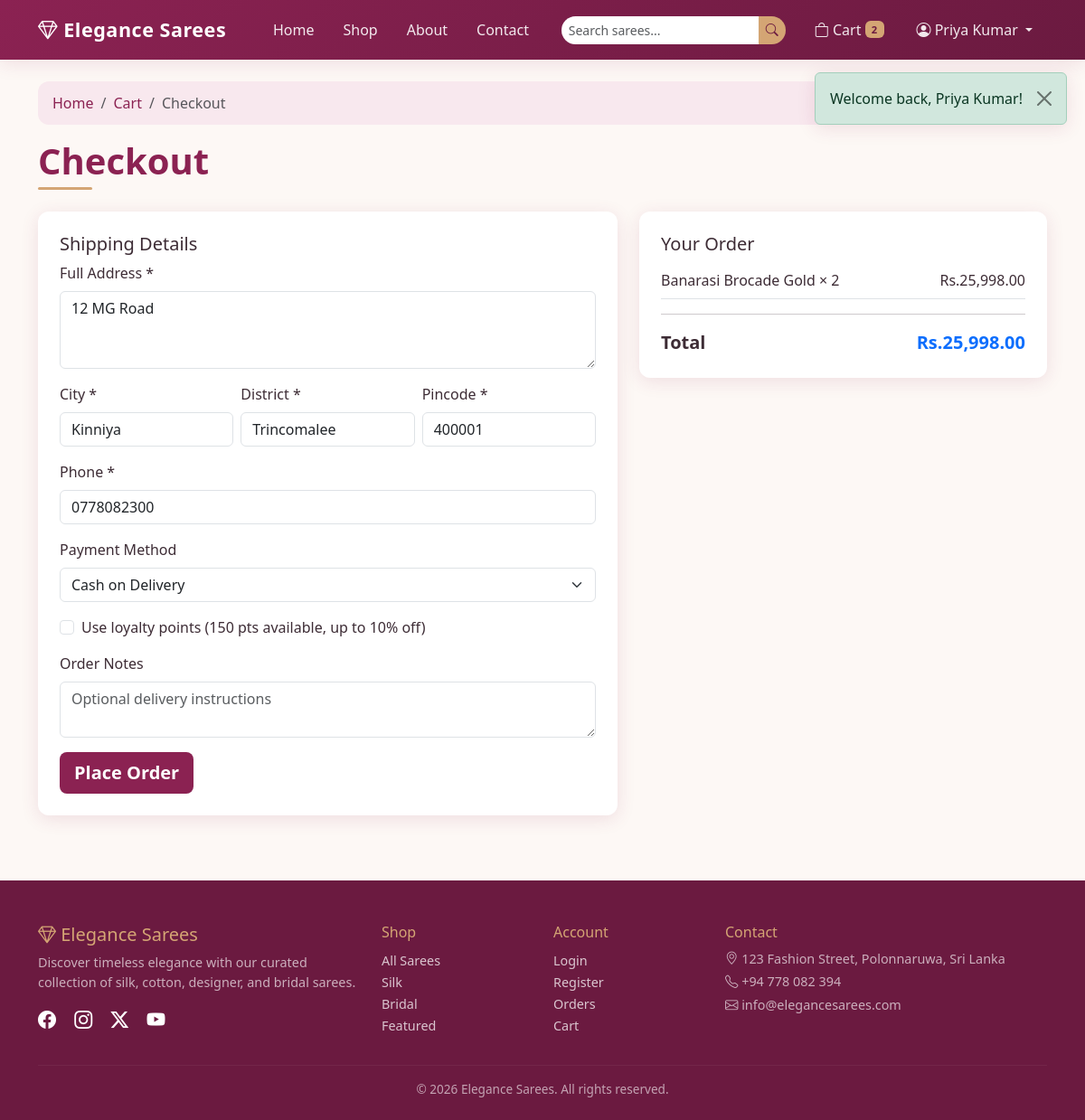
The page /checkout.php (signed in) on the database its author committed.
### tables this page shows
CREATE TABLE `users` (
  `id` int NOT NULL,
  `full_name` varchar(150) NOT NULL,
  `email` varchar(150) NOT NULL,
  `phone` varchar(20) NOT NULL,
  `password` varchar(255) NOT NULL,
  `address` text,
  `city` varchar(100) DEFAULT NULL,
  `district` varchar(100) DEFAULT NULL,
  `pincode` varchar(10) DEFAULT NULL,
  `loyalty_points` int DEFAULT '0',
  `status` enum('active','blocked') DEFAULT 'active',
  `created_at` timestamp NULL DEFAULT CURRENT_TIMESTAMP
);

CREATE TABLE `cart` (
  `id` int NOT NULL,
  `user_id` int NOT NULL,
  `product_id` int NOT NULL,
  `quantity` int NOT NULL DEFAULT '1',
  `created_at` timestamp NULL DEFAULT CURRENT_TIMESTAMP
);

CREATE TABLE `products` (
  `id` int NOT NULL,
  `category_id` int NOT NULL,
  `name` varchar(200) NOT NULL,
  `slug` varchar(220) NOT NULL,
  `description` text,
  `saree_type` enum('Silk','Cotton','Designer','Bridal','Banarasi','Chiffon','Georgette') NOT NULL,
  `price` decimal(10,2) NOT NULL,
  `discount_price` decimal(10,2) DEFAULT NULL,
  `stock` int DEFAULT '0',
  `image` varchar(255) DEFAULT NULL,
  `is_featured` tinyint(1) DEFAULT '0',
  `is_new_arrival` tinyint(1) DEFAULT '0',
  `status` enum('active','inactive') DEFAULT 'active',
  `created_at` timestamp NULL DEFAULT CURRENT_TIMESTAMP
);

### includes/functions.php (called while the page is built, shortened)
<?php
function e(string $value): string
{
    return htmlspecialchars($value, ENT_QUOTES, 'UTF-8');
}
function is_logged_in(): bool
{
    return !empty($_SESSION['user_id']);
}
function format_price(float $amount): string
{
    return 'Rs.' . number_format($amount, 2);
}
function get_user_loyalty_total(PDO $pdo, int $userId): int
{
    $stmt = $pdo->prepare('SELECT loyalty_points FROM users WHERE id = ?');
    $stmt->execute([$userId]);
    return (int) ($stmt->fetch()['loyalty_points'] ?? 0);
}
function get_cart_items(PDO $pdo): array
{
    if (is_logged_in()) {
        $stmt = $pdo->prepare('
            SELECT c.id AS cart_id, c.quantity, p.id AS product_id, p.name, p.image, p.price, p.discount_price, p.stock, p.slug
            FROM cart c
            JOIN products p ON p.id = c.product_id
            WHERE c.user_id = ? AND p.status = ?
        ');
        $stmt->execute([$_SESSION['user_id'], 'active']);
        return $stmt->fetchAll();
    }
    $items = [];
    return $items;
}

### checkout.php (the view, shortened to what this page needs)
<?php
require_once 'includes/header.php';
$items = get_cart_items($pdo);
$subtotal = 0;
foreach ($items as $item) {
    $unit = $item['discount_price'] ?? $item['price'];
    $subtotal += $unit * $item['quantity'];
}
$stmt = $pdo->prepare('SELECT * FROM users WHERE id = ?');
$stmt->execute([$_SESSION['user_id']]);
$user = $stmt->fetch();
$loyaltyPoints = get_user_loyalty_total($pdo, (int) $_SESSION['user_id']);
?>
<div class="container py-4">
    <nav aria-label="breadcrumb">
        <ol class="breadcrumb breadcrumb-elegance mb-0">
            <li class="breadcrumb-item"><a href="index.php">Home</a></li>
            <li class="breadcrumb-item"><a href="cart.php">Cart</a></li>
            <li class="breadcrumb-item active">Checkout</li>
        </ol>
    </nav>
    <h1 class="section-title mt-3">Checkout</h1>
    <div class="row g-4">
        <div class="col-lg-7">
            <div class="summary-box">
                <h5>Shipping Details</h5>
                <form action="actions/checkout-process.php" method="post" id="checkout-form" novalidate>
                    <div class="mb-3">
                        <label class="form-label">Full Address *</label>
                        <textarea name="shipping_address" class="form-control" rows="3" required><?= e($user['address'] ?? '') ?></textarea>
                    </div>
                    <div class="row g-2">
                        <div class="col-md-4 mb-3">
                            <label class="form-label">City *</label>
                            <input type="text" name="city" class="form-control" value="<?= e($user['city'] ?? '') ?>" required>
                        </div>
                        <div class="col-md-4 mb-3">
                            <label class="form-label">District *</label>
                            <input type="text" name="district" class="form-control" value="<?= e($user['district'] ?? '') ?>" required>
                        </div>
                        <div class="col-md-4 mb-3">
                            <label class="form-label">Pincode *</label>
                            <input type="text" name="pincode" class="form-control" pattern="[0-9]{6}" maxlength="6" value="<?= e($user['pincode'] ?? '') ?>" required>
                        </div>
                    </div>
                    <div class="mb-3">
                        <label class="form-label">Phone *</label>
                        <input type="tel" name="phone" class="form-control" value="<?= e($user['phone'] ?? '') ?>" required>
                    </div>
                    <div class="mb-3">
                        <label class="form-label">Payment Method</label>
                        <select name="payment_method" class="form-select">
                            <option value="cod">Cash on Delivery</option>
                        </select>
                    </div>
                    <?php if ($loyaltyPoints > 0): ?>
                    <div class="form-check mb-3">
                        <input class="form-check-input" type="checkbox" name="use_loyalty_points" id="usePoints">
                        <label class="form-check-label" for="usePoints">
                            Use loyalty points (<?= $loyaltyPoints ?> pts available, up to 10% off)
                        </label>
                    </div>
                    <?php endif; ?>
                    <div class="mb-3">
                        <label class="form-label">Order Notes</label>
                        <textarea name="notes" class="form-control" rows="2" placeholder="Optional delivery instructions"></textarea>
                    </div>
                    <button type="submit" class="btn btn-primary-elegance btn-lg">Place Order</button>
                </form>
            </div>
        </div>
        <div class="col-lg-5">
            <div class="summary-box">
                <h5>Your Order</h5>
                <ul class="list-unstyled">
                    <?php foreach ($items as $item):
                        $unit = $item['discount_price'] ?? $item['price'];
                    ?>
                    <li class="d-flex justify-content-between py-2 border-bottom">
                        <span><?= e($item['name']) ?> × <?= (int) $item['quantity'] ?></span>
                        <span><?= format_price($unit * $item['quantity']) ?></span>
                    </li>
                    <?php endforeach; ?>
                </ul>
                <hr>
                <div class="d-flex justify-content-between fs-5">
                    <strong>Total</strong>
                    <strong class="text-primary"><?= format_price($subtotal) ?></strong>
                </div>
            </div>
        </div>
    </div>
</div>
<?php
require_once 'includes/footer.php';

### css/style.css (style rules this page uses)
:root { --primary: #8b2252; --primary-dark: #6b1a40; --accent: #d4a574; --accent-light: #f5e6d3; --rose: #f8e8ee; --cream: #fdf8f5; --text: #3d2c35; --text-muted: #7a6570; --shadow: 0 4px 20px rgba(139, 34, 82, 0.12); --radius: 12px; }
* { box-sizing: border-box; }
body { font-family: 'Segoe UI', Tahoma, Geneva, Verdana, sans-serif; color: var(--text); background: var(--cream); min-height: 100vh; display: flex; flex-direction: column; }
.btn-primary-elegance { background: var(--primary); border: none; color: #fff; font-weight: 600; }
.section-title { color: var(--primary); font-weight: 700; margin-bottom: 1.5rem; position: relative; padding-bottom: 0.5rem; }
.section-title::after { content: ''; position: absolute; bottom: 0; left: 0; width: 60px; height: 3px; background: var(--accent); border-radius: 2px; }
.breadcrumb-elegance { background: var(--rose); padding: 0.75rem 1rem; border-radius: var(--radius); margin-bottom: 1.5rem; }
.breadcrumb-elegance a { color: var(--primary); text-decoration: none; }
.summary-box { background: #fff; border-radius: var(--radius); padding: 1.5rem; box-shadow: var(--shadow); }

### rows shown on the page
users: shipping_address "12 MG Road", city "Kinniya", district "Trincomalee", pincode "400001", phone "0778082300", loyalty_points "150"
cart: product.name "Banarasi Brocade Gold", quantity "2", format_price($unit * $item['quantity']) "Rs.25,998.00"

### other values the page prints
$flash['message'] "Welcome back, Priya Kumar!"
APP_NAME "Elegance Sarees"
$cartCount "2"
$_SESSION['user_name'] "Priya Kumar"
format_price($subtotal) "Rs.25,998.00"
